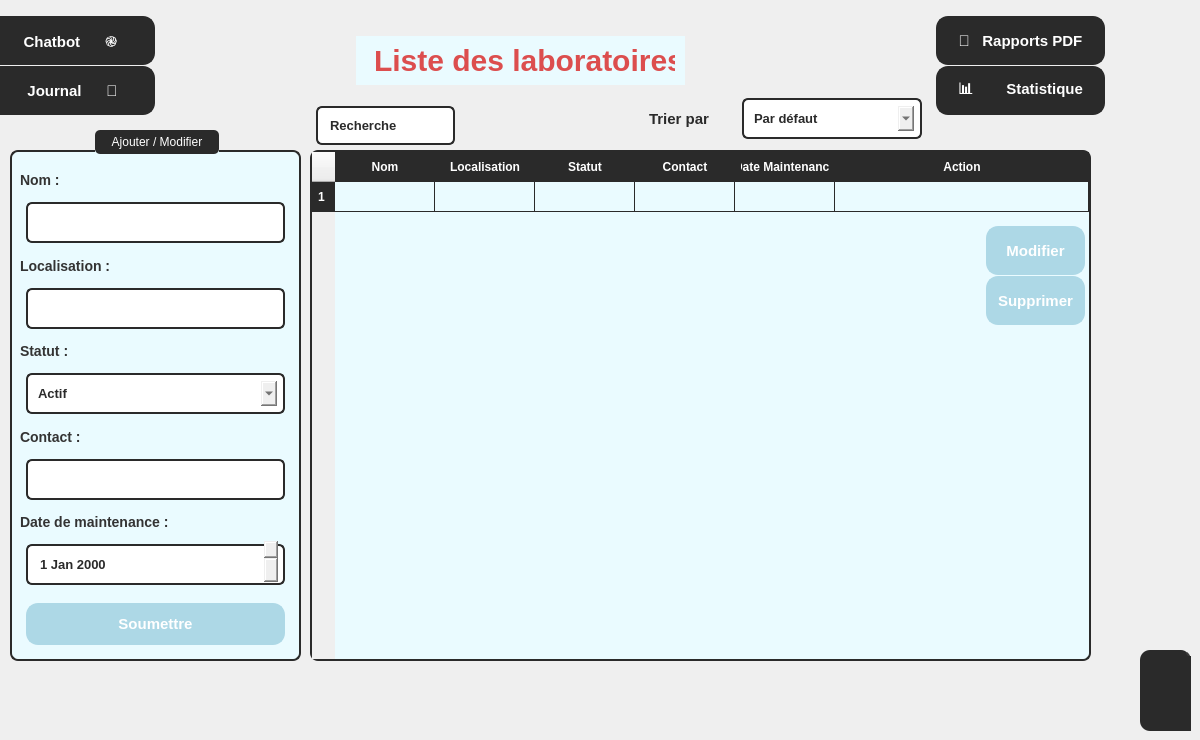
      <widget class="QWidget" name="Labo_17">
       <property name="styleSheet">
        <string notr="true">color : black;</string>
       </property>
       <widget class="QLabel" name="label_281">
        <property name="geometry">
         <rect>
          <x>350</x>
          <y>30</y>
          <width>341</width>
          <height>61</height>
         </rect>
        </property>
        <property name="styleSheet">
         <string notr="true"> color: rgb(220, 78, 78);
    padding: 10px;
    margin: 6px;
    font-size: 30px;
    font-weight: bold;
background-color: rgb(234, 251, 255); 

</string>
        </property>
        <property name="text">
         <string>Liste des laboratoires</string>
        </property>
       </widget>
       <widget class="QWidget" name="popupWidget_17" native="true">
        <property name="geometry">
         <rect>
          <x>1140</x>
          <y>650</y>
          <width>51</width>
          <height>81</height>
         </rect>
        </property>
        <property name="styleSheet">
         <string notr="true">QWidget {
    background-color: #2a2a2a;
    border-right: 2px solid #3a3a3a;
    border-radius: 10px;
}

QPushButton {
    background-color: #3a3a3a;
    color: #ffffff;
    border: none;
    padding: 10px;
    margin: 5px;
    border-radius: 10px;
}

QPushButton:hover {
    background-color: #4a4a4a;
}

QPushButton:pressed {
    background-color: #666666;
}

QListWidget {
    background-color: #2a2a2a;
    color: #ffffff;
    border: none;
    border-radius: 10px;
}

QListWidget::item {
    padding: 8px;
    border-radius: 10px;
}

QListWidget::item:selected {
    background-color: #4a4a4a;
}

QScrollBar:vertical {
    border: none;
    background: #2a2a2a;
    width: 8px;
    margin: 0px 0px 0px 0px;
    border-radius: 10px;
}

QScrollBar::handle:vertical {
    background: #555555;
    border-radius: 10px;
}

QScrollBar::handle:vertical:hover {
    background: #777777;
}

QScrollBar::add-line:vertical, QScrollBar::sub-line:vertical {
    border: none;
    background: none;
}
</string>
        </property>
        <widget class="QPushButton" name="pushButton_51">
         <property name="geometry">
          <rect>
           <x>30</x>
           <y>70</y>
           <width>111</width>
           <height>51</height>
          </rect>
         </property>
         <property name="styleSheet">
          <string notr="true">QPushButton {
    background-color: #2a2a2a;
    color: #ffffff;
    border: 2px solid #2a2a2a;
    padding: 10px;
    margin: 6px;
    border-radius: 12px;
    font-size: 11px;
    font-weight: bold;
    text-transform: uppercase;
    transition: all 0.3s ease-in-out;
}

QPushButton:hover {
    background-color: #606060;
    border-color: #777777;
}

QPushButton:pressed {
    background-color: #787878;
    border-color: #909090;
}

QPushButton:disabled {
    background-color: #353535;
    color: #ffffff;
    border-color: #444444;
}
</string>
         </property>
         <property name="text">
          <string>testtt</string>
         </property>
        </widget>
        <widget class="QPushButton" name="pushButton_52">
         <property name="geometry">
          <rect>
           <x>20</x>
           <y>0</y>
           <width>131</width>
           <height>61</height>
          </rect>
         </property>
         <property name="styleSheet">
          <string notr="true">QPushButton {
    background-color: #2a2a2a;
    color: #ffffff;
    border: 2px solid #2a2a2a;
    padding: 10px;
    margin: 6px;
    border-radius: 12px;
    font-size: 11px;
    font-weight: bold;
    text-transform: uppercase;
    transition: all 0.3s ease-in-out;
}

QPushButton:hover {
    background-color: #606060;
    border-color: #777777;
}

QPushButton:pressed {
    background-color: #787878;
    border-color: #909090;
}

QPushButton:disabled {
    background-color: #353535;
    color: #ffffff;
    border-color: #444444;
}
</string>
         </property>
         <property name="text">
          <string>testtt</string>
         </property>
        </widget>
        <widget class="QPushButton" name="pushButton_53">
         <property name="geometry">
          <rect>
           <x>20</x>
           <y>30</y>
           <width>131</width>
           <height>61</height>
          </rect>
         </property>
         <property name="styleSheet">
          <string notr="true">QPushButton {
    background-color: #2a2a2a;
    color: #ffffff;
    border: 2px solid #2a2a2a;
    padding: 10px;
    margin: 6px;
    border-radius: 12px;
    font-size: 11px;
    font-weight: bold;
    text-transform: uppercase;
    transition: all 0.3s ease-in-out;
}

QPushButton:hover {
    background-color: #606060;
    border-color: #777777;
}

QPushButton:pressed {
    background-color: #787878;
    border-color: #909090;
}

QPushButton:disabled {
    background-color: #353535;
    color: #ffffff;
    border-color: #444444;
}
</string>
         </property>
         <property name="text">
          <string>testtt</string>
         </property>
        </widget>
       </widget>
       <widget class="QGroupBox" name="groupBox_20">
        <property name="geometry">
         <rect>
          <x>10</x>
          <y>130</y>
          <width>291</width>
          <height>531</height>
         </rect>
        </property>
        <property name="styleSheet">
         <string notr="true">QGroupBox {
    background-color: rgb(234, 251, 255);  /* Light blue background */
    border: 2px solid #2a2a2a ;  /* Dark gray border */
    border-radius: 8px;         /* Rounded corners */
    margin-top: 20px;           /* Space for title */
    padding: 10px;
}
QGroupBox::title {
    subcontrol-origin: margin;
    subcontrol-position: top center;
    padding: 5px 15px;
    background-color: #2a2a2a  ;  /* Dark gray background */
    color: white  ;               /* White text */
    border-radius: 5px;
    font-weight: bold;
}</string>
        </property>
        <property name="title">
         <string>Ajouter / Modifier</string>
        </property>
        <widget class="QWidget" name="layoutWidget_33">
         <property name="geometry">
          <rect>
           <x>10</x>
           <y>40</y>
           <width>271</width>
           <height>481</height>
          </rect>
         </property>
         <layout class="QVBoxLayout" name="verticalLayout_20">
          <item>
           <widget class="QLabel" name="label_282">
            <property name="styleSheet">
             <string notr="true">font-size: 14px;
        font-weight: bold;
        color: #333; /* Dark gray text */
        background: transparent;</string>
            </property>
            <property name="text">
             <string>Nom :</string>
            </property>
           </widget>
          </item>
          <item>
           <widget class="QLineEdit" name="lineEdit_102">
            <property name="styleSheet">
             <string notr="true">border: 2px solid #2a2a2a ; /* Blue border */
        border-radius: 6px;
        padding: 5px 8px;
         color: #2a2a2a;
    padding: 10px;
    margin: 6px;
    font-size: 13px;
    font-weight: bold;
        selection-background-color: #cce5ff; /* Light blue selection */

</string>
            </property>
           </widget>
          </item>
          <item>
           <widget class="QLabel" name="label_283">
            <property name="styleSheet">
             <string notr="true">font-size: 14px;
        font-weight: bold;
        color: #333; /* Dark gray text */
        background: transparent;</string>
            </property>
            <property name="text">
             <string>Localisation :</string>
            </property>
           </widget>
          </item>
          <item>
           <widget class="QLineEdit" name="lineEdit_103">
            <property name="styleSheet">
             <string notr="true">border: 2px solid #2a2a2a ; /* Blue border */
        border-radius: 6px;
        padding: 5px 8px;
         color: #2a2a2a;
    padding: 10px;
    margin: 6px;
    font-size: 13px;
    font-weight: bold;
        selection-background-color: #cce5ff; /* Light blue selection */

</string>
            </property>
           </widget>
          </item>
          <item>
           <widget class="QLabel" name="label_284">
            <property name="styleSheet">
             <string notr="true">font-size: 14px;
        font-weight: bold;
        color: #333; /* Dark gray text */
        background: transparent;</string>
            </property>
            <property name="text">
             <string>Statut :</string>
            </property>
           </widget>
          </item>
          <item>
           <widget class="QComboBox" name="comboBox_31">
            <property name="styleSheet">
             <string notr="true">border: 2px solid #2a2a2a ; /* Blue border */
        border-radius: 6px;
        padding: 5px 8px;
         color: #2a2a2a;
    padding: 10px;
    margin: 6px;
    font-size: 13px;
    font-weight: bold;
        selection-background-color: #cce5ff; /* Light blue selection */

text : search
</string>
            </property>
            <item>
             <property name="text">
              <string>Actif</string>
             </property>
            </item>
            <item>
             <property name="text">
              <string>inactif</string>
             </property>
            </item>
           </widget>
          </item>
          <item>
           <widget class="QLabel" name="label_285">
            <property name="styleSheet">
             <string notr="true">font-size: 14px;
        font-weight: bold;
        color: #333; /* Dark gray text */
        background: transparent;</string>
            </property>
            <property name="text">
             <string>Contact :</string>
            </property>
           </widget>
          </item>
          <item>
           <widget class="QLineEdit" name="lineEdit_104">
            <property name="styleSheet">
             <string notr="true">border: 2px solid #2a2a2a ; /* Blue border */
        border-radius: 6px;
        padding: 5px 8px;
         color: #2a2a2a;
    padding: 10px;
    margin: 6px;
    font-size: 13px;
    font-weight: bold;
        selection-background-color: #cce5ff; /* Light blue selection */

</string>
            </property>
           </widget>
          </item>
          <item>
           <widget class="QLabel" name="label_286">
            <property name="styleSheet">
             <string notr="true">font-size: 14px;
        font-weight: bold;
        color: #333; /* Dark gray text */
        background: transparent;</string>
            </property>
            <property name="text">
             <string>Date de maintenance :</string>
            </property>
           </widget>
          </item>
          <item>
           <widget class="QDateEdit" name="dateEdit_17">
            <property name="styleSheet">
             <string notr="true">border: 2px solid #2a2a2a ; /* Blue border */
        border-radius: 6px;
        padding: 5px 8px;
         color: #2a2a2a;
    padding: 10px;
    margin: 6px;
    font-size: 13px;
    font-weight: bold;
        selection-background-color: #cce5ff; /* Light blue selection */


</string>
            </property>
           </widget>
          </item>
          <item>
           <widget class="QPushButton" name="pushButton_170">
            <property name="styleSheet">
             <string notr="true">QPushButton {
    background-color: rgb(173, 216, 230);
    color: #ffffff;
    border: 2px solid rgb(173, 216, 230);
    padding: 10px;
    margin: 6px;
    border-radius: 12px;
    font-size: 15px;
    font-weight: bold;
    transition: all 0.3s ease-in-out;
}

QPushButton:hover {
    background-color: #606060;
    border-color: #777777;
}

QPushButton:pressed {
    background-color: #787878;
    border-color: #909090;
}

QPushButton:disabled {
    background-color: #353535;
    color: #ffffff;
    border-color: #444444;
}
</string>
            </property>
            <property name="text">
             <string>Soumettre</string>
            </property>
           </widget>
          </item>
         </layout>
        </widget>
       </widget>
       <widget class="QTableWidget" name="tableau_3">
        <property name="geometry">
         <rect>
          <x>310</x>
          <y>150</y>
          <width>781</width>
          <height>511</height>
         </rect>
        </property>
        <property name="minimumSize">
         <size>
          <width>781</width>
          <height>0</height>
         </size>
        </property>
        <property name="maximumSize">
         <size>
          <width>781</width>
          <height>511</height>
         </size>
        </property>
        <property name="layoutDirection">
         <enum>Qt::LayoutDirection::LeftToRight</enum>
        </property>
        <property name="autoFillBackground">
         <bool>false</bool>
        </property>
        <property name="styleSheet">
         <string notr="true">QTableWidget {
    background-color: rgb(234, 251, 255);
    border: 2px solid #2a2a2a;
    border-radius: 8px;
    gridline-color: #2a2a2a;
    selection-background-color: #2a2a2a;
    selection-color: white;
}

QHeaderView::section {
    background-color: #2a2a2a;
    color: white;
    padding: 5px;
    border: 1px solid #2a2a2a;
    font-weight: bold;
}

QTableWidget QTableCornerButton::section {
    background-color: #2a2a2a;
    border: 1px solid #2a2a2a;
}

QTableWidget::item {
    padding: 5px;
}

QTableWidget::item:selected {
    background-color: #2a2a2a;
    color: white;
}

QTableWidget::item:hover {
    background-color: rgb(200, 240, 250);
}
</string>
        </property>
        <property name="lineWidth">
         <number>144</number>
        </property>
        <property name="sizeAdjustPolicy">
         <enum>QAbstractScrollArea::SizeAdjustPolicy::AdjustToContents</enum>
        </property>
        <attribute name="horizontalHeaderStretchLastSection">
         <bool>true</bool>
        </attribute>
        <row/>
        <column>
         <property name="text">
          <string>Nom</string>
         </property>
        </column>
        <column>
         <property name="text">
          <string>Localisation</string>
         </property>
        </column>
        <column>
         <property name="text">
          <string>Statut</string>
         </property>
        </column>
        <column>
         <property name="text">
          <string>Contact</string>
         </property>
        </column>
        <column>
         <property name="text">
          <string>Date Maintenance</string>
         </property>
        </column>
        <column>
         <property name="text">
          <string>Action</string>
         </property>
        </column>
       </widget>
       <widget class="QLineEdit" name="lineEdit_105">
        <property name="geometry">
         <rect>
          <x>310</x>
          <y>100</y>
          <width>151</width>
          <height>51</height>
         </rect>
        </property>
        <property name="styleSheet">
         <string notr="true">border: 2px solid #2a2a2a ; /* Blue border */
        border-radius: 6px;
        padding: 5px 8px;
 color: #2a2a2a  ;
    padding: 10px;
    margin: 6px;
    font-size: 13px;
    font-weight: bold;
        selection-background-color: #cce5ff; /* Light blue selection */

text : search
</string>
        </property>
        <property name="text">
         <string>Recherche</string>
        </property>
       </widget>
       <widget class="QPushButton" name="pushButton_171">
        <property name="geometry">
         <rect>
          <x>980</x>
          <y>220</y>
          <width>111</width>
          <height>61</height>
         </rect>
        </property>
        <property name="styleSheet">
         <string notr="true">QPushButton {
    background-color: rgb(173, 216, 230);
    color: #ffffff;
    border: 2px solid rgb(173, 216, 230);
    padding: 10px;
    margin: 6px;
    border-radius: 12px;
    font-size: 15px;
    font-weight: bold;
    transition: all 0.3s ease-in-out;
}

QPushButton:hover {
    background-color: #606060;
    border-color: #777777;
}

QPushButton:pressed {
    background-color: #787878;
    border-color: #909090;
}

QPushButton:disabled {
    background-color: #353535;
    color: #ffffff;
    border-color: #444444;
}
</string>
        </property>
        <property name="text">
         <string>Modifier</string>
        </property>
       </widget>
       <widget class="QPushButton" name="pushButton_172">
        <property name="geometry">
         <rect>
          <x>980</x>
          <y>270</y>
          <width>111</width>
          <height>61</height>
         </rect>
        </property>
        <property name="styleSheet">
         <string notr="true">QPushButton {
    background-color: rgb(173, 216, 230);
    color: #ffffff;
    border: 2px solid rgb(173, 216, 230);
    padding: 10px;
    margin: 6px;
    border-radius: 12px;
    font-size: 15px;
    font-weight: bold;
    transition: all 0.3s ease-in-out;
}

QPushButton:hover {
    background-color: #606060;
    border-color: #777777;
}

QPushButton:pressed {
    background-color: #787878;
    border-color: #909090;
}

QPushButton:disabled {
    background-color: #353535;
    color: #ffffff;
    border-color: #444444;
}
</string>
        </property>
        <property name="text">
         <string>Supprimer</string>
        </property>
       </widget>
       <widget class="QPushButton" name="btnlabo5_3">
        <property name="geometry">
         <rect>
          <x>930</x>
          <y>10</y>
          <width>181</width>
          <height>61</height>
         </rect>
        </property>
        <property name="styleSheet">
         <string notr="true">QPushButton {
    background-color: #2a2a2a   ;
    color: #ffffff;
    border: 2px solid #2a2a2a   ;
    padding: 10px;
    margin: 6px;
    border-radius: 12px;
    font-size: 15px;
    font-weight: bold;
    transition: all 0.3s ease-in-out;
}

QPushButton:hover {
    background-color: #606060;
    border-color: #777777;
}

QPushButton:pressed {
    background-color: #787878;
    border-color: #909090;
}

QPushButton:disabled {
    background-color: #353535;
    color: #ffffff;
    border-color: #444444;
}
</string>
        </property>
        <property name="text">
         <string>📑   Rapports PDF</string>
        </property>
        <property name="icon">
         <iconset>
          <normaloff>:/new/prefix1/icons/microscope_4131002.png</normaloff>:/new/prefix1/icons/microscope_4131002.png</iconset>
        </property>
        <property name="checkable">
         <bool>true</bool>
        </property>
        <property name="autoExclusive">
         <bool>true</bool>
        </property>
       </widget>
       <widget class="QPushButton" name="btnlabo2_3">
        <property name="geometry">
         <rect>
          <x>930</x>
          <y>60</y>
          <width>181</width>
          <height>61</height>
         </rect>
        </property>
        <property name="styleSheet">
         <string notr="true">QPushButton {
    background-color: #2a2a2a   ;
    color: #ffffff;
    border: 2px solid #2a2a2a   ;
    padding: 10px;
    margin: 6px;
    border-radius: 12px;
    font-size: 15px;
    font-weight: bold;
    transition: all 0.3s ease-in-out;
}

QPushButton:hover {
    background-color: #606060;
    border-color: #777777;
}

QPushButton:pressed {
    background-color: #787878;
    border-color: #909090;
}

QPushButton:disabled {
    background-color: #353535;
    color: #ffffff;
    border-color: #444444;
}
</string>
        </property>
        <property name="text">
         <string>📊        Statistique</string>
        </property>
        <property name="icon">
         <iconset>
          <normaloff>:/new/prefix1/icons/microscope_4131002.png</normaloff>:/new/prefix1/icons/microscope_4131002.png</iconset>
        </property>
        <property name="checkable">
         <bool>true</bool>
        </property>
        <property name="autoExclusive">
         <bool>true</bool>
        </property>
       </widget>
       <widget class="QPushButton" name="btnlabo3_3">
        <property name="geometry">
         <rect>
          <x>-20</x>
          <y>10</y>
          <width>181</width>
          <height>61</height>
         </rect>
        </property>
        <property name="styleSheet">
         <string notr="true">QPushButton {
    background-color: #2a2a2a;
    color: #ffffff;
    border: 2px solid #2a2a2a   ;
    padding: 10px;
    margin: 6px;
    border-radius: 12px;
    font-size: 15px;
    font-weight: bold;
    transition: all 0.3s ease-in-out;
}

QPushButton:hover {
    background-color: #606060;
    border-color: #777777;
}

QPushButton:pressed {
    background-color: #787878;
    border-color: #909090;
}

QPushButton:disabled {
    background-color: #353535;
    color: #ffffff;
    border-color: #444444;
}
</string>
        </property>
        <property name="text">
         <string>Chatbot      ֎</string>
        </property>
        <property name="icon">
         <iconset>
          <normaloff>:/new/prefix1/icons/microscope_4131002.png</normaloff>:/new/prefix1/icons/microscope_4131002.png</iconset>
        </property>
        <property name="checkable">
         <bool>true</bool>
        </property>
        <property name="autoExclusive">
         <bool>true</bool>
        </property>
       </widget>
       <widget class="QPushButton" name="btnlabo4_3">
        <property name="geometry">
         <rect>
          <x>-20</x>
          <y>60</y>
          <width>181</width>
          <height>61</height>
         </rect>
        </property>
        <property name="styleSheet">
         <string notr="true">QPushButton {
    background-color: #2a2a2a   ;
    color: #ffffff;
    border: 2px solid #2a2a2a   ;
    padding: 10px;
    margin: 6px;
    border-radius: 12px;
    font-size: 15px;
    font-weight: bold;
    transition: all 0.3s ease-in-out;
}

QPushButton:hover {
    background-color: #606060;
    border-color: #777777;
}

QPushButton:pressed {
    background-color: #787878;
    border-color: #909090;
}

QPushButton:disabled {
    background-color: #353535;
    color: #ffffff;
    border-color: #444444;
}
</string>
        </property>
        <property name="text">
         <string> Journal      📓</string>
        </property>
        <property name="icon">
         <iconset>
          <normaloff>:/new/prefix1/icons/microscope_4131002.png</normaloff>:/new/prefix1/icons/microscope_4131002.png</iconset>
        </property>
        <property name="checkable">
         <bool>true</bool>
        </property>
        <property name="autoExclusive">
         <bool>true</bool>
        </property>
       </widget>
       <widget class="QWidget" name="layoutWidget_34">
        <property name="geometry">
         <rect>
          <x>537</x>
          <y>90</y>
          <width>391</width>
          <height>57</height>
         </rect>
        </property>
        <layout class="QHBoxLayout" name="horizontalLayout_17">
         <property name="spacing">
          <number>7</number>
         </property>
         <item alignment="Qt::AlignmentFlag::AlignRight">
          <widget class="QLabel" name="label_287">
           <property name="styleSheet">
            <string notr="true"> color: #2a2a2a  ;
    padding: 10px;
    margin: 6px;
    font-size: 15px;
    font-weight: bold;
 </string>
           </property>
           <property name="text">
            <string>Trier par</string>
           </property>
          </widget>
         </item>
         <item>
          <widget class="QComboBox" name="comboBox_32">
           <property name="styleSheet">
            <string notr="true">border: 2px solid #2a2a2a ; /* Blue border */
        border-radius: 6px;
        padding: 5px 8px;
 color: #2a2a2a  ;
    padding: 10px;
    margin: 6px;
    font-size: 13px;
    font-weight: bold;
        selection-background-color: #cce5ff; /* Light blue selection */

text : search
</string>
           </property>
           <item>
            <property name="text">
             <string>Par défaut</string>
            </property>
           </item>
           <item>
            <property name="text">
             <string>Nom</string>
            </property>
           </item>
          </widget>
         </item>
        </layout>
       </widget>
      </widget>
